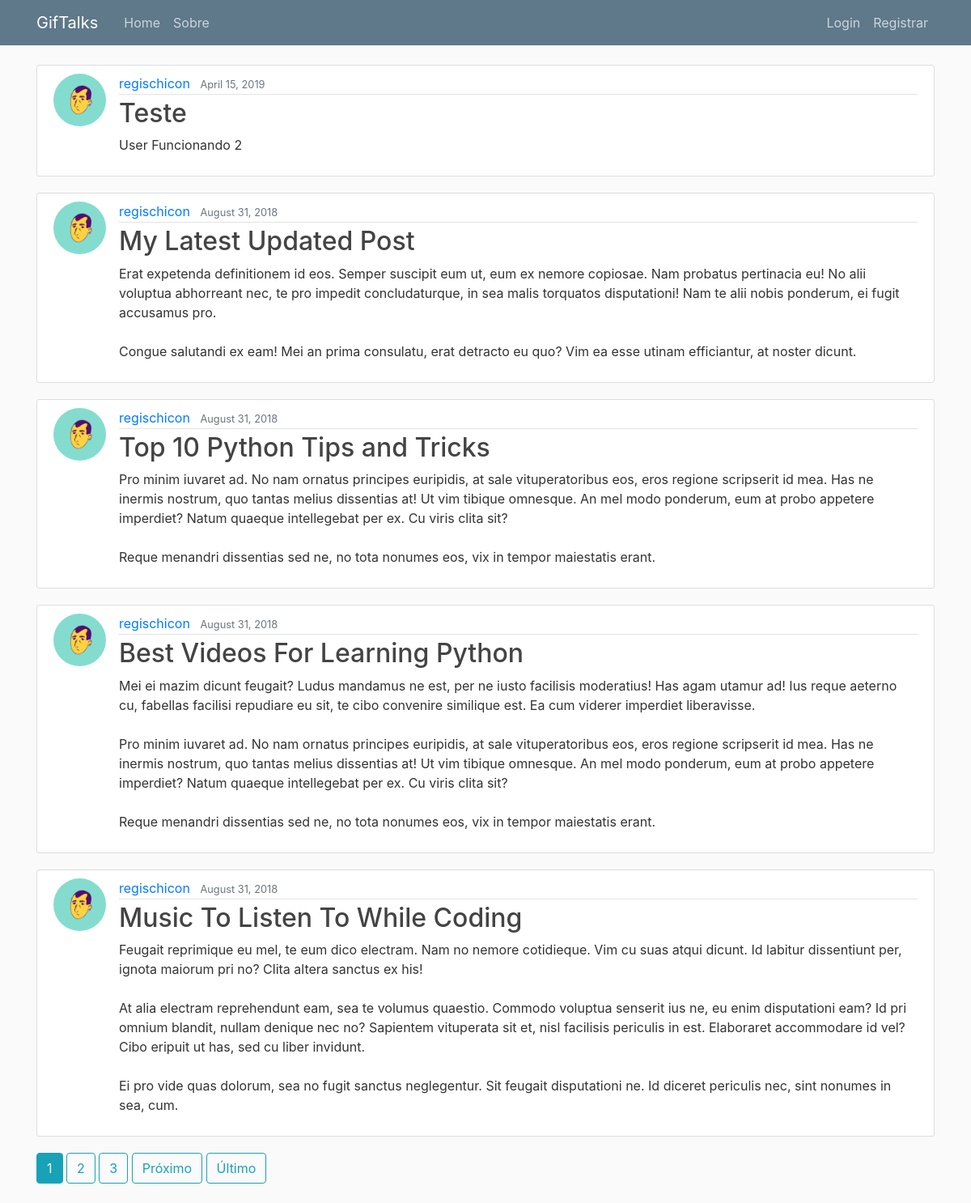
The page / on the database its author committed.
### blog/models.py (models this page shows, shortened)
class Post(models.Model):
    title = models.CharField(max_length=100)
    content = models.TextField()
    date_posted = models.DateTimeField(default=timezone.now)
    author = models.ForeignKey(User, on_delete=models.CASCADE)

### users/models.py (models this page shows, shortened)
class Profile(models.Model):
    user = models.OneToOneField(User, on_delete=models.CASCADE)
    image = models.ImageField(default='default.jpg', upload_to='profile_pics')

### blog/views.py (the view)
# urls.py: path('', PostListView.as_view(), name='blog-home'),
class PostListView(ListView):
    model = Post
    template_name = 'blog/home.html'  # <app>/<model>_<viewtype>.html
    context_object_name = 'posts'
    ordering = ['-date_posted']
    paginate_by = 5

### blog/templates/blog/home.html (shortened to what this page needs)
{% extends "blog/base.html" %}
{% block content %}
    {% for post in posts %}
        <article class="media content-section">
          <img class="rounded-circle article-img" src="{{ post.author.profile.image.url }}">
          <div class="media-body">
            <div class="article-metadata">
              <a class="mr-2" href="{% url 'user-posts' post.author.username %}">{{ post.author }}</a>
              <small class="text-muted">{{ post.date_posted|date:"F d, Y" }}</small>
            </div>
            <h2><a class="article-title" href="{% url 'post-detail' post.id %}">{{ post.title }}</a></h2>
            <p class="article-content">{{ post.content }}</p>
          </div>
        </article>
    {% endfor %}
    {% if is_paginated %}
      {% for num in page_obj.paginator.page_range %}
        {% if page_obj.number == num %}
          <a class="btn btn-info mb-4" href="?page={{ num }}">{{ num }}</a>
        {% elif num > page_obj.number|add:'-3' and num < page_obj.number|add:'3' %}
          <a class="btn btn-outline-info mb-4" href="?page={{ num }}">{{ num }}</a>
        {% endif %}
      {% endfor %}
      {% if page_obj.has_next %}
        <a class="btn btn-outline-info mb-4" href="?page={{ page_obj.next_page_number }}">Próximo</a>
        <a class="btn btn-outline-info mb-4" href="?page={{ page_obj.paginator.num_pages }}">Último</a>
      {% endif %}
    {% endif %}
{% endblock content %}

### blog/templates/blog/base.html (shortened to what this page needs)
{% load static %}
<!DOCTYPE html>
<html>
<head>
    <link rel="stylesheet" href="https://maxcdn.bootstrapcdn.com/bootstrap/4.0.0/css/bootstrap.min.css">
    <link rel="stylesheet" type="text/css" href="{% static 'blog/main.css' %}">
</head>
<body>
    <header class="site-header">
      <nav class="navbar navbar-expand-md navbar-dark bg-steel fixed-top">
        <div class="container">
          <a class="navbar-brand mr-4" href="{% url 'blog-home' %}">GifTalks</a>
          <div class="collapse navbar-collapse" id="navbarToggle">
            <div class="navbar-nav mr-auto">
              <a class="nav-item nav-link" href="{% url 'blog-home' %}">Home</a>
              <a class="nav-item nav-link" href="{% url 'blog-about' %}">Sobre</a>
            </div>
            <div class="navbar-nav">
              {% if user.is_authenticated %}
                <a class="nav-item nav-link" href="{% url 'post-create' %}">Novo Post</a>
                <a class="nav-item nav-link" href="{% url 'profile' %}">Perfil</a>
                <a class="nav-item nav-link" href="{% url 'logout' %}">Logout</a>
              {% else %}
                <a class="nav-item nav-link" href="{% url 'login' %}">Login</a>
                <a class="nav-item nav-link" href="{% url 'register' %}">Registrar</a>
              {% endif %}
            </div>
          </div>
        </div>
      </nav>
    </header>
    <main role="main" class="container">
      <div class="row">
        <div class="col-md-12">
          {% block content %}{% endblock %}
        </div>
      </div>
    </main>
</body>
</html>

### blog/static/blog/main.css (style rules this page uses)
body { background: #fafafa; color: #333333; margin-top: 5rem; }
h1, h2, h3, h4, h5, h6 { color: #444444; }
.bg-steel { background-color: #5f788a; }
.site-header .navbar-nav .nav-link { color: #cbd5db; }
.content-section { background: #ffffff; padding: 10px 20px; border: 1px solid #dddddd; border-radius: 3px; margin-bottom: 20px; }
.article-title { color: #444444; }
.article-content { white-space: pre-line; }
.article-img { height: 65px; width: 65px; margin-right: 16px; }
.article-metadata { padding-bottom: 1px; margin-bottom: 4px; border-bottom: 1px solid #e3e3e3 }

### rows shown on the page
Post: author.profile.image (picture), author "regischicon", date_posted "April 15, 2019", title "Teste", content "User Funcionando 2"
Post: author.profile.image (picture), author "regischicon", date_posted "August 31, 2018", title "My Latest Updated Post", content "Erat expetenda definitionem id eos. Semper suscipit eum ut, eum ex nemore copiosae. Nam probatus pertinacia eu! No alii voluptua abhorreant nec, te pro impedit concludaturque, in sea malis torquatos disputationi! Nam te alii nobis ponderum, ei fugit accusamus pro. Congue salutandi ex eam! Mei an prima consulatu, erat detracto eu quo? Vim ea esse utinam efficiantur, at noster dicunt."
Post: author.profile.image (picture), author "regischicon", date_posted "August 31, 2018", title "Top 10 Python Tips and Tricks", content "Pro minim iuvaret ad. No nam ornatus principes euripidis, at sale vituperatoribus eos, eros regione scripserit id mea. Has ne inermis nostrum, quo tantas melius dissentias at! Ut vim tibique omnesque. An mel modo ponderum, eum at probo appetere imperdiet? Natum quaeque intellegebat per ex. Cu viris clita sit? Reque menandri dissentias sed ne, no tota nonumes eos, vix in tempor maiestatis erant."
Post: author.profile.image (picture), author "regischicon", date_posted "August 31, 2018", title "Best Videos For Learning Python", content "Mei ei mazim dicunt feugait? Ludus mandamus ne est, per ne iusto facilisis moderatius! Has agam utamur ad! Ius reque aeterno cu, fabellas facilisi repudiare eu sit, te cibo convenire similique est. Ea cum viderer imperdiet liberavisse. Pro minim iuvaret ad. No nam ornatus principes euripidis, at sale vituperatoribus eos, eros regione scripserit id mea. Has ne inermis nostrum, quo tantas melius dissentias at! Ut vim tibique omnesque. An mel modo ponderum, eum at probo appetere imperdiet? Natum quaeque intellegebat per ex. Cu viris clita sit? Reque menandri dissentias sed ne, no tota nonumes eos, vix in tempor maiestatis erant."
Post: author.profile.image (picture), author "regischicon", date_posted "August 31, 2018", title "Music To Listen To While Coding", content "Feugait reprimique eu mel, te eum dico electram. Nam no nemore cotidieque. Vim cu suas atqui dicunt. Id labitur dissentiunt per, ignota maiorum pri no? Clita altera sanctus ex his! At alia electram reprehendunt eam, sea te volumus quaestio. Commodo voluptua senserit ius ne, eu enim disputationi eam? Id pri omnium blandit, nullam denique nec no? Sapientem vituperata sit et, nisl facilisis periculis in est. Elaboraret accommodare id vel? Cibo eripuit ut has, sed cu liber invidunt. Ei pro vide quas dolorum, sea no fugit sanctus neglegentur. Sit feugait disputationi ne. Id diceret periculis nec, sint nonumes in sea, cum."

### other values the page prints
{{ num }} "1"
{{ num }} "2" "3"
